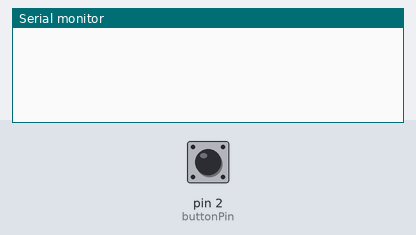
This sketch was run on a simulated Arduino Uno, built with avr-gcc and run on an emulated ATmega328P. On the bench: the last lines printed to the serial monitor. The inputs (shaded band) are chosen by the test bench; at power-on: pin 2 (buttonPin) HIGH.

Above: at 1.2 s.
1.3 s: pin 2 (buttonPin) pulled LOW for 0.15 s
At 2.6 s:
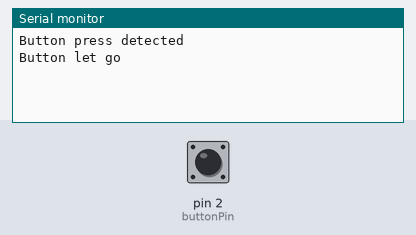
2.9 s: pin 2 (buttonPin) pulled LOW for 1 s
At 3.15 s:
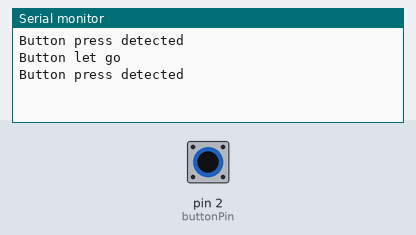
5.4 s: pin 2 (buttonPin) pulled LOW for 1 s
At 7.6 s:
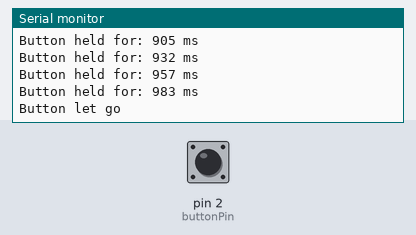
7.9 s: pin 2 (buttonPin) driven LOW
At 8.16 s:
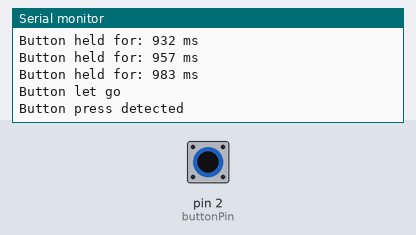
10.9 s: pin 2 (buttonPin) pulsed HIGH 2 times (0.12 s each, 0.3 s apart)
At 11.17 s:
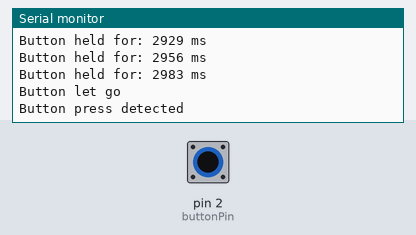
Timing chart, 0 to 13.9 s (numbered marks = the images above; inputs shaded):
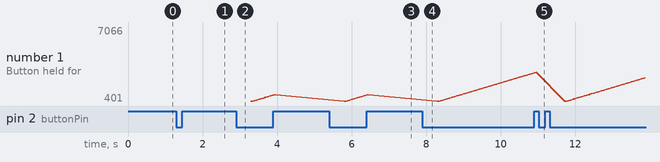

Measured:
- after the input at 1.3 s, the serial monitor: prints a new line at once (image 1)
- after the input at 5.4 s, the serial monitor: prints a new line after 0.48 s (image 3)
- plotted number 1: 982 → 983 after the input at 5.4 s, 983 → 2929 after the input at 7.9 s

The sketch:

ButtonTiming.ino
```cpp
const int buttonPin = 2;  //D2
bool buttonPressed = false;
unsigned long pressStartTime = 0;

void setup() {
  Serial.begin(9600);

  pinMode(buttonPin, INPUT_PULLUP); // Enable internal pull-up resistor
}

void loop() {
  bool currentButtonState = digitalRead(buttonPin) == LOW;  // Button is active LOW

  //button press detected
  if (currentButtonState && !buttonPressed) {
    buttonPressed = true;
    pressStartTime = millis();
    Serial.println("Button press detected");

  //button hold detected
  } else if (currentButtonState && buttonPressed) {
    long pressDuration = millis() - pressStartTime;

    if (pressDuration > 400) {
      Serial.print("Button held for: ");
      Serial.print(pressDuration);
      Serial.println(" ms");
    }
  }

  //button lifted
  if (!currentButtonState && buttonPressed) {
    buttonPressed = false;
    Serial.println("Button let go");
    delay(20);
  }
}
```
